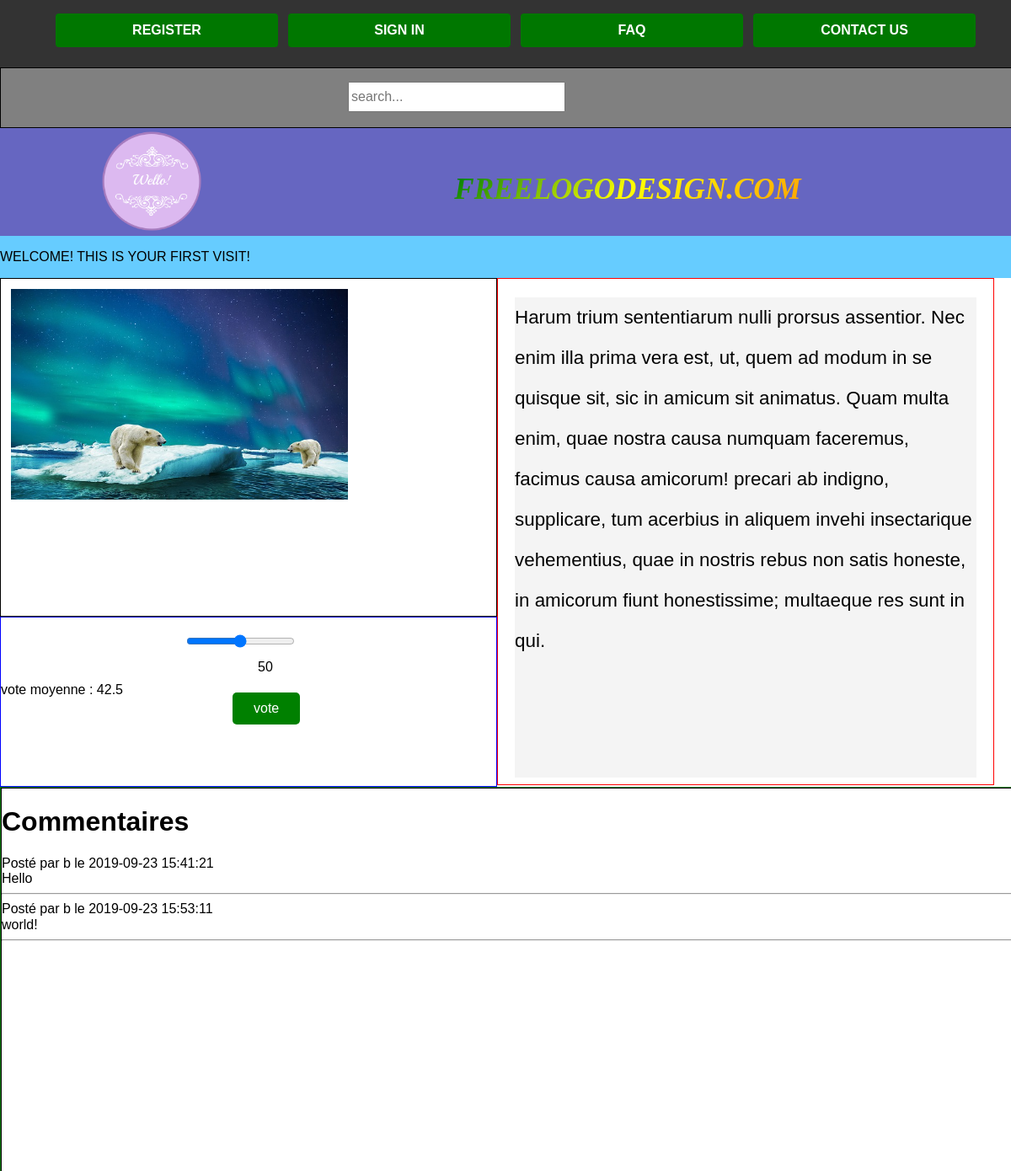
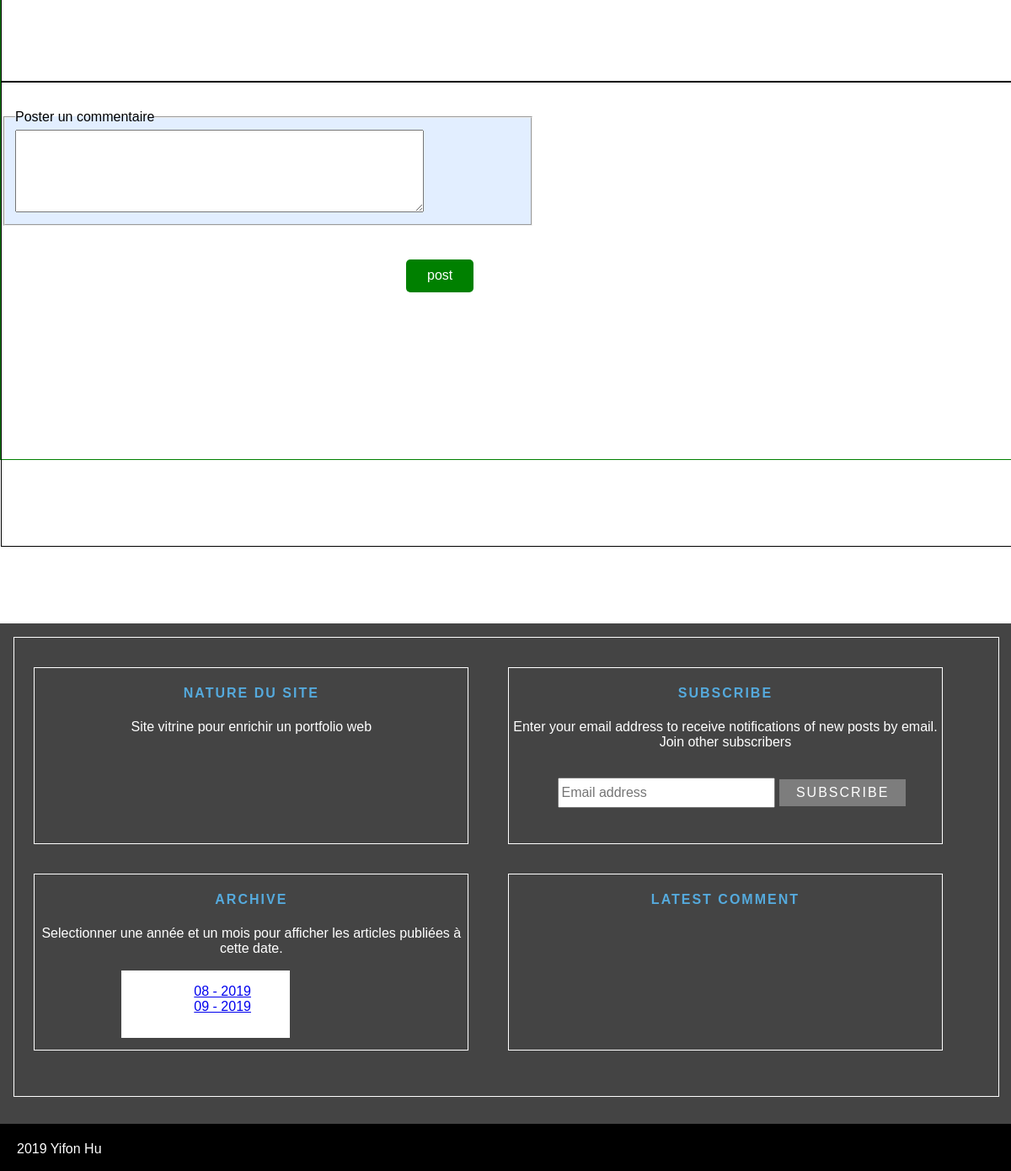
The page /article.php?page=article2.php on the database its author committed (2 pictures, top to bottom).
### tables this page shows
CREATE TABLE IF NOT EXISTS `article` (
  `id` int(11) NOT NULL AUTO_INCREMENT,
  `title` varchar(100) NOT NULL,
  `description` text NOT NULL,
  `vote` float NOT NULL,
  `image` varchar(1000) NOT NULL,
  `view` int(10) NOT NULL,
  `date_post` datetime DEFAULT NULL,
  PRIMARY KEY (`id`)
);

CREATE TABLE IF NOT EXISTS `comments` (
  `id` int(10) NOT NULL AUTO_INCREMENT,
  `article_id` int(10) NOT NULL,
  `nom` varchar(100) NOT NULL,
  `comments` text NOT NULL,
  `date_comment` datetime NOT NULL,
  PRIMARY KEY (`id`),
  KEY `COMMENT` (`article_id`)
);

### article.php (the view, shortened to what this page needs)
<?php
include "header.php";
$background="";
$display="none";
$message="";
$user_ip = $_SERVER["REMOTE_ADDR"];
$date = strtotime(date("Y-m-d H:i:s"));
$jour = 24*60*60;
	if(isset($_GET["page"])){
		$sql = "SELECT * FROM article WHERE title=:title";
		$req = $pdo->prepare($sql);
		$req->execute(array(
		":title"=>str_replace(".php","",htmlentities($_GET["page"]))
		));
		$article= $req->fetch();
	  $sql1 = "SELECT AVG(vote) FROM vote WHERE article_id=:article_id";
		 $req1 = $pdo->prepare($sql1);
		 $req1->execute(array(
		 ":article_id"=>$article["id"]
		 ));
		 $moyenne = $req1->fetch();
		   $sql6 = "SELECT * from views WHERE user_ip=:user_ip and article_id=:article_id";
		   $req6 = $pdo->prepare($sql6);
		   $req6->execute(array(
		   ":user_ip"=>$user_ip,
		   ":article_id"=>$article["id"]
		   ));
		   $visit = $req6->fetch();
		   if(isset($visit) && $visit!=[]){
			   if($date >= ($visit["date"]+$jour))
			   {
				      $sql = "UPDATE views SET view=:view , date=:date WHERE user_ip=:user_ip and article_id=:article_id";
			       $req = $pdo->prepare($sql);
				   $req->execute(array(
				   ":user_ip"=>$visit["user_ip"],
				   ":article_id"=>$visit["article_id"],
				   ":date"=>$date,
			       ":view"=>$visit["view"]+1
				   ));
			   }
		   }
		   else{
			   $message ="WELCOME! THIS IS YOUR FIRST VISIT!";
			   $display="block";
			   $background = "#6cf";
		   }
	 }
	if(isset($article)){
	$sql1 = "SELECT * FROM comments WHERE article_id=:article_id";
					$req1 = $pdo->prepare($sql1);
					$req1->execute(array(
					":article_id"=>$article["id"]
					));
					$comments=[];
					while($get = $req1->fetch()){
						$comments[] = $get;
					}
	}
	?>
	<?php if(isset($article) && $article!=[]){?>
	<div id="alerte" style="background:<?= $background;?>;display:<?= $display;?>;"><?= $message;?></div>
	<div class="article_box">
  <div class="article_img">
    <div>
    <img src="images/<?= $article["image"];?>" alt="no"/>
	</div>
  </div>
  <div class="article_description">
    <div id="article_margin">
	  <div class="article_description_fond">
	    <p class="article_txt"><?= $article["description"];?></p>
	  </div>
	</div>
  </div>
  <div id="vote_section">
    <div class="slide_vote">
	  <form action="article.php?page=<?= htmlentities($_GET["page"]);?>" method="post">
	    <input type="range" min="1" max="" value="50" id="slide" name="slide"/>
		<div id="val" style=""></div>
		<input id="vote_submit" class="btn" type="submit" value="vote"/>
	     <div>vote moyenne : <?= number_format($moyenne[0],1);?></div>
	 </form>
	</div>
  </div>
  <div id="comment_section" style="">
    <div style="">
	 <div><h1>Commentaires</h1></div>
	<?php if(isset($comments) && $comments!=[]){
		foreach($comments as $c)
		{
		?>
	     <div>Posté par <?= $c["nom"];?> le <?= $c["date_comment"];?></div>
		 <div><?= $c["comments"];?></div>
		 <hr>
	<?php
		}
	}else{
		?>
		pas de commentaires.
	<?php
	}
	?>
	</div>
	 <div id="comment_post_section">
	   <form action="article.php?page=<?= htmlentities($_GET["page"]);?>" method="post">
	     <fieldset style="">
		 <legend>Poster un commentaire</legend>
	     <textarea name="comment" cols="50" rows="5"></textarea>
		 </fieldset>
		 <input class="btn" type="submit" id="comment_submit" value="post"/>
	   </form>
	 </div>
  </div>
	<?php }
else{
	require "error.php";
}
?>
</div>
	<?php
	include "footer.php";
?>

### header.php (shortened to what this page needs)
<!DOCTYPE html>
<html>
  <head>
	<link rel="stylesheet" href="css/normalize.css"/>
	<link rel="stylesheet" href="css/layout.css"/>
	<link rel="stylesheet" href="css/home1.css"/>
	<link rel="stylesheet" href="css/article.css"/>
	<link rel="stylesheet" href="css/register_login.css"/>
	<link rel="stylesheet" href="css/home1_ipad.css"/>
	<link rel="stylesheet" href="css/article_ipad.css"/>
	<link rel="stylesheet" href="css/article_mobile.css"/>
		<link rel="stylesheet" href="css/home2_mobile.css"/>
    <link href="//netdna.bootstrapcdn.com/font-awesome/3.2.1/css/font-awesome.css" rel="stylesheet">
  </head>
  <body>
    <div id="header">
	   <div id="header_fixed">
	   <nav>
	     <div id="nav_menu">
	     <ul id="list_elt">
		   <?php if(isset($_SESSION["pseudo"]) && $_SESSION["pseudo"]!=""){?>
	       <li  class="elt_menu" id="account" ><?= $_SESSION["pseudo"];?>
		      <div id="account_dropdown">
			   <ul>
			     <li class="ss_elt_menu"><a href="account.php">My account</a></li>
				 <li class="ss_elt_menu"><a href="comments.php">My comments</a></li>
				 <li class="ss_elt_menu"><a href="favorites.php">My favorites</a></li>
				 <?php if(isset($_SESSION["statut"]) && $_SESSION["statut"]=="admin"){?>
				 <li class="ss_elt_menu"><a href="article_post.php">Poster un article</a></li>
				 <?php }?>
			   </ul>
			 </div>
		   </li>
		   <li  class="elt_menu"><a href="logout.php">LOGOUT</a></li>
           <?php }else{ ?>
		   <li class="elt_menu"><a href="register.php">REGISTER</a></li>
		   <li class="elt_menu"><a href="sign_in.php">SIGN IN</a></li>
		   <?php } ?>
		   <li class="elt_menu"><a href="#">FAQ</a></li>
		   <li class="elt_menu"><a href="#">CONTACT US</a></li>
		 </ul>
		 </div>
		 <div id="search">
			   <div>
				   <div id="input_search">
				   <input type="text" placeholder="search..." id="searching">
				   <button id="search_post"><i class="icon-search"></i></button>
				   </div>
			   </div>
		 </div>
	   </nav>
	   </div>
	      <div id="header_mobile"/>
		   <div id="logo" style="">
			  <div id="logo_img"><img src="images/logo.png" width="100" height="100" alt="logo"/></div>
			  <div id="logo_txt"><i>FREELOGODESIGN.COM</i></div>
		   </div>
	   </div>

### footer.php (shortened to what this page needs)
	   <div id="footer">
	     <div style="padding:1rem;">
			 <div class="row">
				 <div class="colspan_3">
				   <h4 class="footer_titles">NATURE DU SITE</h4>
				   <p>Site vitrine pour enrichir un portfolio web</p>
				 </div>
				 <div class="colspan_3">
				   <h4 class="footer_titles">SUBSCRIBE</h4>
				   <p>Enter your email address to receive notifications of new posts by email.
                   Join other subscribers</p>
				     <form method="post" action="newsletter.php">
					   <input type="text" name="newsletter" placeholder="Email address"/>
					    <button id="subscribe_btn" style="">
					 SUBSCRIBE
					 </button>
					 </form>
				 </div>
				 <div class="colspan_3">
				   <h4 class="footer_titles">ARCHIVE</h4>
				   <p>Selectionner une année et un mois pour afficher les articles publiées à cette date.</p>
				   <div id="archive_box">
				     <ul>
				       <li><a href="index.php?year=2019&month=08">08 - 2019</a></li>
				       <li><a href="index.php?year=2019&month=09">09 - 2019</a></li>
				     </ul>
				   </div>
				 </div>
				 <div class="colspan_3">
				   <h4 class="footer_titles">LATEST COMMENT</h4>
				 </div>
		   </div>
		 </div>
		 <div id="footer_signature">
		   <p>2019 Yifon Hu</p>
		 </div>
	   </div>
  </body>
</html>

### css/home1.css (style rules this page uses)
body { margin:0 auto; width:100%; font-family:Lovelo,sans-serif; }
#search { float:left; width:28%; height:70px; }
#search_post { background:#333;border:none; }
#logo { position:relative; top:20px; }
#logo_img { float:left;width:30%;position:relative;top:-30px;text-align:center; }
#logo_img > img { width:130px; height:130px; }
#logo_txt { position:relative;top:15px;float:left;width:70%;text-align:center;font-size:50px;font-weight:900;color:transparent;background:linear-gradient(-45deg, red , orange,yellow,green,blue);background-clip:text;font-family:Georgia; }
#header { width:100%; height:200px; background:#AAF; }
#header_fixed { width:100%; height:80px; background:#333; position:fixed; z-index:9999; }
#header_mobile { width:100%; height:120px; position:absolute; background:rgba(0,0,100,0.4); top:80px; }
nav { width:100%; height:80px; }
#nav_menu { float:left; width:68%; height:70px; }
#nav_menu>ul { width:600px; height:30px; list-style:none; margin-left:20px; }
#nav_menu>ul>li { float:left; width:144px; height:40px; background:#007700; margin-left:3px; margin-right:3px; text-align:center; line-height:40px; border-radius:4px 4px; font-family:Arial; font-weight:700; cursor:pointer; }
#nav_menu>ul>li>a { text-decoration:none; color:white; display:block; }
input[type="text"] { width:250px; height:30px; position:relative; margin-top:1rem; margin-left:1rem; }
#footer { width:100%; height:20rem; background:#444; color:white; }
.row { width:100%; height:15.5rem; border:1px solid white; }
.row>.colspan_3 { float:left; width:21%; margin-left:2%; margin-right:2%; color:#fff; height:13rem; text-align:center; }
.footer_titles { letter-spacing:2px; color:#55AADD; }
#footer_signature { width:100%;height:3.5rem;background:#000;color:#fff; }
#footer_signature > p { position:relative;top:1.3rem;left:20px; }
#archive_box { width:200px; height:100px; background:#fff; overflow-y:scroll; }
#subscribe_btn { border:none;padding:7px 20px;background:rgba(255,255,255,0.3);position:relative;top:10px;color:#fff;cursor:pointer;letter-spacing:2px; }

### css/article.css (style rules this page uses)
#alerte { width:100%;height:50px;line-height:50px; }
.article_box { width:100%;height:1700px; }
.article_img { float:left;width:49%;height:400px;border:1px solid black; }
.article_img > div { width:100%;margin:10%; }
.article_description { float:left;width:49%;height:400px;border:1px solid red; }
.article_description_fond { width:100%;height:340px;background:rgba(150,150,150,0.1); }
#article_margin { padding:15px; }
.article_txt { line-height:3rem;font-size:1.4rem; }
.btn { border:none;background:green;color:white;border-radius:5px;cursor:pointer; }
.article_img > div >img { width:480px; height:300px; }
#vote_section { float:left;width:100%;height:150px;border:1px solid blue; }
#slide { position:relative;top:20px;left:220px;cursor:pointer; }
#val { position:relative;top:30px;left:305px }
#vote_submit { position:relative;top:50px;left:275px;padding:10px 25px; }
#comment_section { float:left;width:100%;height:900px;border:1px solid green; }
#comment_section > div { width:100%;height:550px;border:1px solid black; }
#comment_post_section { width:100%;height:250px;border:1px solid orange; }
#comment_post_section > form > fieldset { background:rgba(160,200,255,0.3); }
#comment_submit { position:relative;top:40px;left:40%;padding:10px 25px; }

### css/register_login.css (style rules this page uses)
fieldset { margin-top:2rem; width:600px; background:rgba(0,0,250,0.1); }
input[type="submit"] { position:relative; top:50px; left:275px; padding:10px 25px; border:none; background:green; color:white; border-radius:5px; cursor:pointer; }
input[type="text"],input[type="password"] { width:250px; }

### rows shown on the page
article: image (picture), description "Harum trium sententiarum nulli prorsus assentior. Nec enim illa prima vera est, ut, quem ad modum in se quisque sit, sic in amicum sit animatus. Quam multa enim, quae nostra causa numquam faceremus, facimus causa amicorum! precari ab indigno, supplicare, tum acerbius in aliquem invehi insectarique vehementius, quae in nostris rebus non satis honeste, in amicorum fiunt honestissime; multaeque res sunt in qui."
comments: nom "b", date_comment "2019-09-23 15:41:21", comments "Hello"
comments: nom "b", date_comment "2019-09-23 15:53:11", comments "world!"

### other values the page prints
$message "WELCOME! THIS IS YOUR FIRST VISIT!"
$moyenne[0] "42.5"
